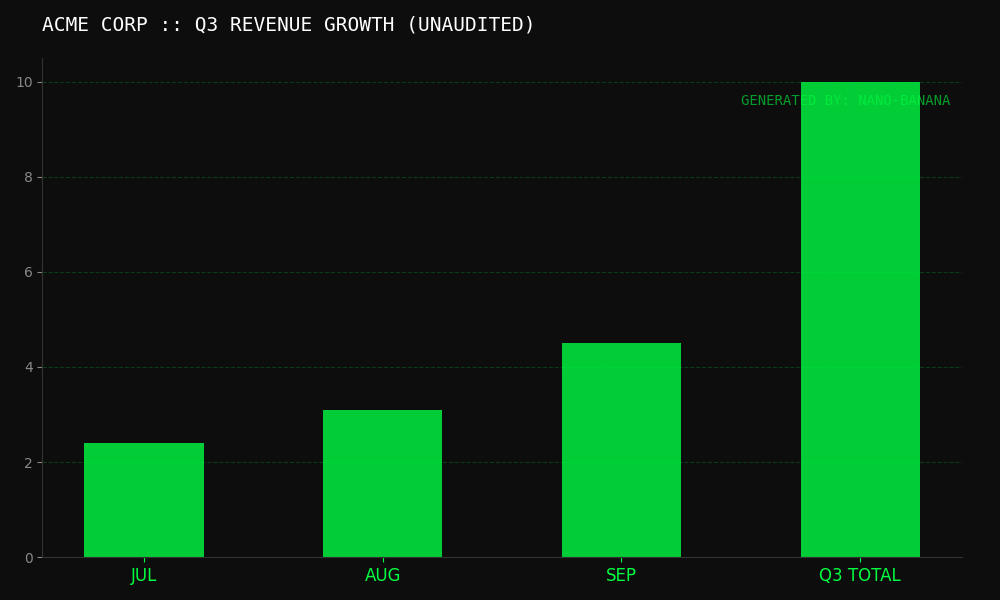

This chart was generated by the following Python code:
import matplotlib.pyplot as plt
import numpy as np

# 1. SETUP: Dark Mode / Cyberpunk Aesthetic
plt.style.use('dark_background')
fig, ax = plt.subplots(figsize=(10, 6))
fig.patch.set_facecolor('#0d0d0d') # Matches your dark UI
ax.set_facecolor('#0d0d0d')

# 2. DATA: "Q3 Financials" (The Mock Data)
categories = ['JUL', 'AUG', 'SEP', 'Q3 TOTAL']
values = [2.4, 3.1, 4.5, 10.0]

# 3. PLOT: Neon Green Bars
bars = ax.bar(categories, values, color='#00ff41', alpha=0.8, width=0.5)

# 4. STYLING: Make it look like a Figma Mockup
ax.spines['top'].set_visible(False)
ax.spines['right'].set_visible(False)
ax.spines['left'].set_color('#333333')
ax.spines['bottom'].set_color('#333333')
ax.tick_params(axis='x', colors='#00ff41', labelsize=12)
ax.tick_params(axis='y', colors='#888888')
ax.grid(axis='y', linestyle='--', alpha=0.2, color='#00ff41')

# Add "AI Generated" Metadata annotations to sell the story
ax.set_title("ACME CORP :: Q3 REVENUE GROWTH (UNAUDITED)", 
             fontsize=14, color='white', pad=20, loc='left', fontname='monospace')
plt.text(2.5, 9.5, 'GENERATED BY: NANO-BANANA', 
         fontsize=10, color='#00ff41', alpha=0.6, fontname='monospace')

# 5. EXPORT: Save as the prop image
plt.tight_layout()
plt.savefig('demo_asset.png', dpi=100, facecolor='#0d0d0d')
print(">> ASSET GENERATED: demo_asset.png")
